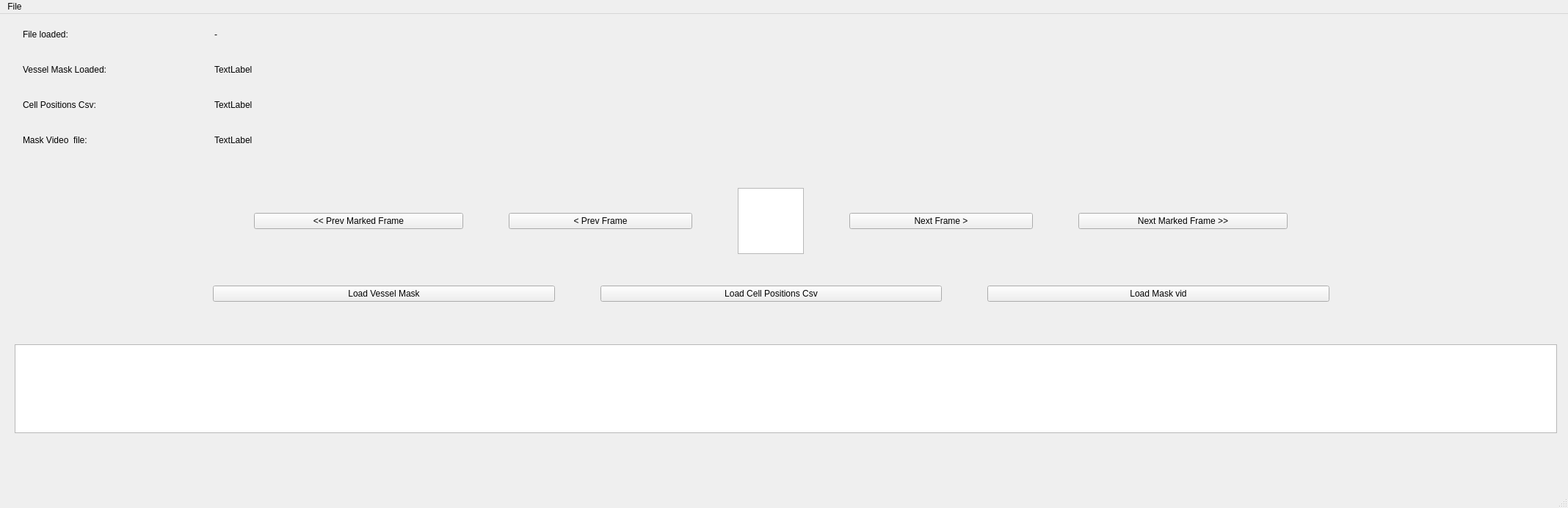
<?xml version="1.0" encoding="UTF-8"?>
<ui version="4.0">
 <class>MainWindow</class>
 <widget class="QMainWindow" name="MainWindow">
  <property name="geometry">
   <rect>
    <x>0</x>
    <y>0</y>
    <width>2136</width>
    <height>692</height>
   </rect>
  </property>
  <property name="windowTitle">
   <string>MainWindow</string>
  </property>
  <widget class="QWidget" name="centralwidget">
   <widget class="QWidget" name="layoutWidget">
    <property name="geometry">
     <rect>
      <x>290</x>
      <y>200</y>
      <width>1521</width>
      <height>231</height>
     </rect>
    </property>
    <layout class="QVBoxLayout" name="verticalLayout">
     <item>
      <layout class="QHBoxLayout" name="horizontalLayout_2">
       <item>
        <widget class="QPushButton" name="prev_marked_frame_btn">
         <property name="maximumSize">
          <size>
           <width>285</width>
           <height>16777215</height>
          </size>
         </property>
         <property name="text">
          <string>&lt;&lt; Prev Marked Frame</string>
         </property>
        </widget>
       </item>
       <item>
        <widget class="QPushButton" name="prev_frame_btn">
         <property name="maximumSize">
          <size>
           <width>250</width>
           <height>16777215</height>
          </size>
         </property>
         <property name="text">
          <string>&lt; Prev Frame</string>
         </property>
        </widget>
       </item>
       <item>
        <widget class="QTextEdit" name="cur_frame_txt">
         <property name="maximumSize">
          <size>
           <width>90</width>
           <height>90</height>
          </size>
         </property>
        </widget>
       </item>
       <item>
        <widget class="QPushButton" name="next_frame_btn">
         <property name="maximumSize">
          <size>
           <width>250</width>
           <height>16777215</height>
          </size>
         </property>
         <property name="text">
          <string>Next Frame &gt;</string>
         </property>
        </widget>
       </item>
       <item>
        <widget class="QPushButton" name="next_marked_frame_btn">
         <property name="maximumSize">
          <size>
           <width>285</width>
           <height>16777215</height>
          </size>
         </property>
         <property name="text">
          <string>Next Marked Frame &gt;&gt;</string>
         </property>
        </widget>
       </item>
      </layout>
     </item>
     <item>
      <layout class="QHBoxLayout" name="horizontalLayout">
       <property name="spacing">
        <number>62</number>
       </property>
       <item>
        <widget class="QPushButton" name="load_vessel_mask_btn">
         <property name="text">
          <string>Load Vessel Mask</string>
         </property>
        </widget>
       </item>
       <item>
        <widget class="QPushButton" name="load_cell_positions_csv_btn">
         <property name="text">
          <string>Load Cell Positions Csv</string>
         </property>
        </widget>
       </item>
       <item>
        <widget class="QPushButton" name="load_mask_video_btn">
         <property name="text">
          <string>Load Mask vid</string>
         </property>
        </widget>
       </item>
      </layout>
     </item>
    </layout>
   </widget>
   <widget class="QTextBrowser" name="debugDisplay">
    <property name="geometry">
     <rect>
      <x>20</x>
      <y>450</y>
      <width>2101</width>
      <height>121</height>
     </rect>
    </property>
   </widget>
   <widget class="QLabel" name="vessel_mask_loaded_lbl">
    <property name="geometry">
     <rect>
      <x>31</x>
      <y>59</y>
      <width>246</width>
      <height>33</height>
     </rect>
    </property>
    <property name="text">
     <string>Vessel Mask Loaded:</string>
    </property>
   </widget>
   <widget class="QLabel" name="filed_loaded_target_lbl">
    <property name="geometry">
     <rect>
      <x>292</x>
      <y>11</y>
      <width>1821</width>
      <height>33</height>
     </rect>
    </property>
    <property name="text">
     <string>-</string>
    </property>
   </widget>
   <widget class="QLabel" name="vessel_mask_loaded_target_lbl">
    <property name="geometry">
     <rect>
      <x>292</x>
      <y>59</y>
      <width>1471</width>
      <height>33</height>
     </rect>
    </property>
    <property name="text">
     <string>TextLabel</string>
    </property>
   </widget>
   <widget class="QLabel" name="cell_positions_csv_target_lbl">
    <property name="geometry">
     <rect>
      <x>292</x>
      <y>107</y>
      <width>1751</width>
      <height>33</height>
     </rect>
    </property>
    <property name="text">
     <string>TextLabel</string>
    </property>
   </widget>
   <widget class="QLabel" name="mask_video_file_target_lbl">
    <property name="geometry">
     <rect>
      <x>292</x>
      <y>155</y>
      <width>1791</width>
      <height>33</height>
     </rect>
    </property>
    <property name="text">
     <string>TextLabel</string>
    </property>
   </widget>
   <widget class="QLabel" name="mask_video_file_lbl">
    <property name="geometry">
     <rect>
      <x>31</x>
      <y>155</y>
      <width>195</width>
      <height>33</height>
     </rect>
    </property>
    <property name="text">
     <string>Mask Video  file:</string>
    </property>
   </widget>
   <widget class="QLabel" name="file_loaded_lbl">
    <property name="geometry">
     <rect>
      <x>31</x>
      <y>11</y>
      <width>137</width>
      <height>33</height>
     </rect>
    </property>
    <property name="text">
     <string>File loaded:</string>
    </property>
   </widget>
   <widget class="QLabel" name="cell_positions_csv_lbl">
    <property name="geometry">
     <rect>
      <x>31</x>
      <y>107</y>
      <width>214</width>
      <height>33</height>
     </rect>
    </property>
    <property name="text">
     <string>Cell Positions Csv:</string>
    </property>
   </widget>
  </widget>
  <widget class="QMenuBar" name="menubar">
   <property name="geometry">
    <rect>
     <x>0</x>
     <y>0</y>
     <width>2136</width>
     <height>47</height>
    </rect>
   </property>
   <widget class="QMenu" name="menuFile">
    <property name="title">
     <string>File</string>
    </property>
    <addaction name="actionNew"/>
    <addaction name="actionSave"/>
    <addaction name="actionSave_As"/>
   </widget>
   <addaction name="menuFile"/>
  </widget>
  <widget class="QStatusBar" name="statusbar"/>
  <action name="actionNew">
   <property name="text">
    <string>New Video</string>
   </property>
   <property name="shortcut">
    <string>Ctrl+N</string>
   </property>
  </action>
  <action name="actionSave">
   <property name="text">
    <string>Save</string>
   </property>
   <property name="statusTip">
    <string>Save current selected cell positions.</string>
   </property>
   <property name="shortcut">
    <string>Ctrl+S</string>
   </property>
  </action>
  <action name="actionSave_As">
   <property name="text">
    <string>Save As</string>
   </property>
   <property name="statusTip">
    <string>Save file to a new location</string>
   </property>
  </action>
 </widget>
 <resources/>
 <connections>
  <connection>
   <sender>load_vessel_mask_btn</sender>
   <signal>clicked()</signal>
   <receiver>MainWindow</receiver>
   <slot>loadVesselMaskSlot()</slot>
   <hints>
    <hint type="sourcelabel">
     <x>296</x>
     <y>348</y>
    </hint>
    <hint type="destinationlabel">
     <x>319</x>
     <y>487</y>
    </hint>
   </hints>
  </connection>
  <connection>
   <sender>load_cell_positions_csv_btn</sender>
   <signal>clicked()</signal>
   <receiver>MainWindow</receiver>
   <slot>loadVesselMaskSlot()</slot>
   <hints>
    <hint type="sourcelabel">
     <x>706</x>
     <y>367</y>
    </hint>
    <hint type="destinationlabel">
     <x>739</x>
     <y>488</y>
    </hint>
   </hints>
  </connection>
  <connection>
   <sender>load_mask_video_btn</sender>
   <signal>clicked()</signal>
   <receiver>MainWindow</receiver>
   <slot>LoadMaskVidSlot()</slot>
   <hints>
    <hint type="sourcelabel">
     <x>1137</x>
     <y>376</y>
    </hint>
    <hint type="destinationlabel">
     <x>1215</x>
     <y>477</y>
    </hint>
   </hints>
  </connection>
  <connection>
   <sender>next_frame_btn</sender>
   <signal>clicked()</signal>
   <receiver>MainWindow</receiver>
   <slot>goToNextFrameSlot()</slot>
   <hints>
    <hint type="sourcelabel">
     <x>940</x>
     <y>224</y>
    </hint>
    <hint type="destinationlabel">
     <x>1066</x>
     <y>94</y>
    </hint>
   </hints>
  </connection>
  <connection>
   <sender>prev_frame_btn</sender>
   <signal>clicked()</signal>
   <receiver>MainWindow</receiver>
   <slot>goToPrevFrameSlot()</slot>
   <hints>
    <hint type="sourcelabel">
     <x>780</x>
     <y>235</y>
    </hint>
    <hint type="destinationlabel">
     <x>615</x>
     <y>89</y>
    </hint>
   </hints>
  </connection>
 </connections>
 <slots>
  <slot>loadVesselMaskSlot()</slot>
  <slot>loadCellPositionsSlot()</slot>
  <slot>LoadMaskVidSlot()</slot>
  <slot>goToNextFrameSlot()</slot>
  <slot>goToPrevFrameSlot()</slot>
 </slots>
</ui>
